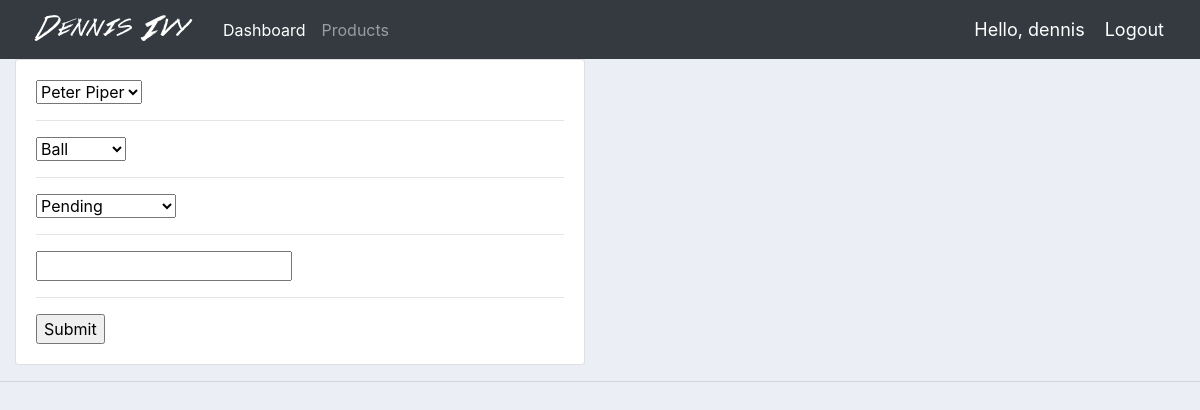
The page /update_order/1/ (signed in) on the database its author committed.
### accounts/models.py (models this page shows, shortened)
class Order(models.Model):
	STATUS = (
			('Pending', 'Pending'),
			('Out for delivery', 'Out for delivery'),
			('Delivered', 'Delivered'),
			)
	customer = models.ForeignKey(Customer, null=True, on_delete= models.SET_NULL)
	product = models.ForeignKey(Product, null=True, on_delete= models.SET_NULL)
	date_created = models.DateTimeField(auto_now_add=True, null=True)
	status = models.CharField(max_length=200, null=True, choices=STATUS)
	note = models.CharField(max_length=1000, null=True)

### accounts/decorators.py (the view)
		def wrapper_func(request, *args, **kwargs):
			group = None
			if request.user.groups.exists():
				group = request.user.groups.all()[0].name
			if group in allowed_roles:
				return view_func(request, *args, **kwargs)
			else:
				return HttpResponse('You are not authorized to view this page')

### accounts/forms.py
class OrderForm(ModelForm):
	class Meta:
		model = Order
		fields = '__all__'

### accounts/models.py (called while the page is built)
	def __str__(self):
		return self.name

	def __str__(self):
		return self.name

### accounts/views.py (called while the page is built)
@login_required(login_url='login')
@allowed_users(allowed_roles=['admin'])
def updateOrder(request, pk):
	order = Order.objects.get(id=pk)
	form = OrderForm(instance=order)
	if request.method == 'POST':
		form = OrderForm(request.POST, instance=order)
		if form.is_valid():
			form.save()
			return redirect('/')
	context = {'form':form}
	return render(request, 'accounts/order_form.html', context)

### accounts/templates/accounts/order_form.html (shortened to what this page needs)
{%  extends 'accounts/main.html' %}
{% load static %}
{% block content %}
<div class="row">
	<div class="col-md-6">
		<div class="card card-body">
			<form action="" method="POST">
				{% for field in form %}
					{{field}}
					<hr>
				{% endfor %}
				<input type="submit" name="Submit">
			</form>
		</div>
	</div>
</div>
{% endblock %}

### accounts/templates/accounts/navbar.html (shortened to what this page needs)
{% load static %}
<nav class="navbar navbar-expand-lg navbar-dark bg-dark">
 <img src="{% static 'images/logo.png' %}">
  <div class="collapse navbar-collapse" id="navbarNav">
    <ul class="navbar-nav">
      {% if request.user.is_staff %}
      <li class="nav-item active">
        <a class="nav-link" href="{% url 'home' %}">Dashboard</a>
      </li>
      <li class="nav-item">
        <a class="nav-link" href="{% url 'products' %}">Products</a>
      </li>
      {% else %}
       <li class="nav-item">
        <a class="nav-link" href="{% url 'account' %}">Settings</a>
      </li>
      {% endif %}
    </ul>
  </div>
  <span class="hello-msg">Hello, {{request.user}}</span>
  <span ><a  class="hello-msg" href="{% url 'logout' %}">Logout</a></span>
</nav>

### static/css/main.css (style rules this page uses)
body { background-color: #ebeff5; }

### accounts/templates/accounts/navbar.html (style rules this page uses)
.hello-msg { font-size: 18px; color: #fff; margin-right: 20px; }

### rows shown on the page
Order: form "Peter Piper" "Ball" "Pending"

### other values the page prints
{{ request.user }} "dennis"
